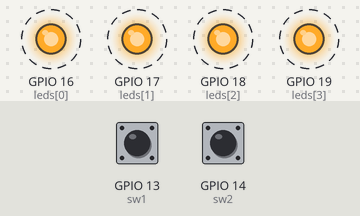
A program run on a simulated ESP32 board running MicroPython. Parts: output pins drawn as LEDs (lit = HIGH). Dashed ring = blinking. Inputs (shaded band) come from the test bench; at power-on: GPIO 13 (sw1) HIGH, GPIO 14 (sw2) HIGH.

Above: at 0.9 s.
1.3 s: GPIO 13 (sw1) pulled LOW for 1 s
At 1.5 s:
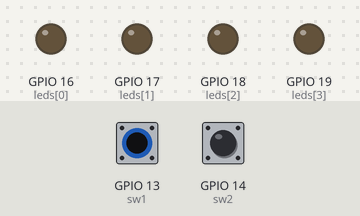
4.3 s: GPIO 13 (sw1) pulled LOW for 3.2 s
At 4.5 s:
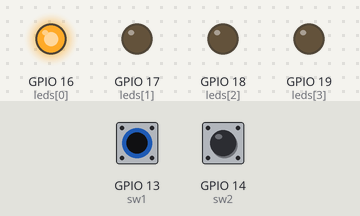
9.0 s: GPIO 14 (sw2) pulled LOW for 3.2 s
At 9.3 s:
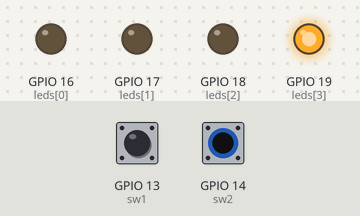
Timing chart, 0 to 19.7 s (numbered marks = the images above; inputs shaded):
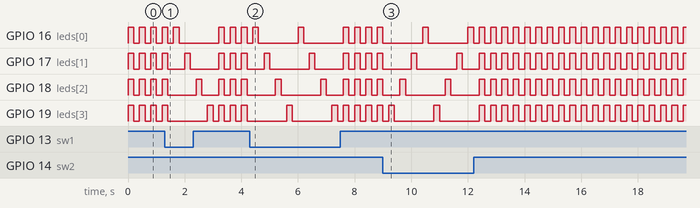

Measured:
- by itself, GPIO 19 (leds[3]): repeats every 1.6 s: HIGH 0.20 s, LOW 1.4 s

The program:

lab2_3.py
```python
from machine import Pin
import time

pins = [16, 17, 18, 19]
leds = [Pin(p, Pin.OUT) for p in pins]

sw1 = Pin(13, Pin.IN, Pin.PULL_UP)
sw2 = Pin(14, Pin.IN, Pin.PULL_UP)

def run_led(led, delay):
    led.on()
    time.sleep_ms(delay)
    led.off()
    time.sleep_ms(delay)

while True:
    if sw1.value() == 0 and sw2.value() ==1:
        for i in range(len(leds)):
            run_led(leds[i], 200)

    elif sw1.value() == 1 and sw2.value() ==0:
        for i in range(len(leds) -1, -1, -1):
            run_led(leds[i], 200)

    else:
        for led in leds:
            led.on()
        time.sleep_ms(200)
        for led in leds:
            led.off()
        time.sleep_ms(200)
```
